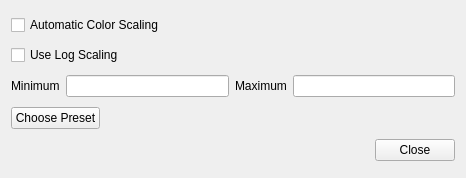
<?xml version="1.0" encoding="UTF-8"?>
<ui version="4.0">
 <class>ColorSelectionDialogClass</class>
 <widget class="QDialog" name="ColorSelectionDialogClass">
  <property name="geometry">
   <rect>
    <x>0</x>
    <y>0</y>
    <width>466</width>
    <height>178</height>
   </rect>
  </property>
  <property name="sizePolicy">
   <sizepolicy hsizetype="Preferred" vsizetype="Fixed">
    <horstretch>0</horstretch>
    <verstretch>0</verstretch>
   </sizepolicy>
  </property>
  <property name="windowTitle">
   <string>Color Options</string>
  </property>
  <layout class="QVBoxLayout" name="verticalLayout">
   <item>
    <widget class="QCheckBox" name="autoColorScaleCheckBox">
     <property name="text">
      <string>Automatic Color Scaling</string>
     </property>
    </widget>
   </item>
   <item>
    <widget class="QCheckBox" name="useLogScaleCheckBox">
     <property name="text">
      <string>Use Log Scaling</string>
     </property>
    </widget>
   </item>
   <item>
    <layout class="QHBoxLayout" name="horizontalLayout">
     <item>
      <widget class="QLabel" name="minValLabel">
       <property name="text">
        <string>Minimum</string>
       </property>
       <property name="buddy">
        <cstring>minValLineEdit</cstring>
       </property>
      </widget>
     </item>
     <item>
      <widget class="QLineEdit" name="minValLineEdit">
       <property name="maxLength">
        <number>15</number>
       </property>
      </widget>
     </item>
     <item>
      <widget class="QLabel" name="maxValLabel">
       <property name="text">
        <string>Maximum</string>
       </property>
       <property name="buddy">
        <cstring>maxValLineEdit</cstring>
       </property>
      </widget>
     </item>
     <item>
      <widget class="QLineEdit" name="maxValLineEdit">
       <property name="maxLength">
        <number>15</number>
       </property>
      </widget>
     </item>
    </layout>
   </item>
   <item>
    <layout class="QHBoxLayout" name="horizontalLayout_2">
     <item>
      <widget class="QPushButton" name="presetButton">
       <property name="text">
        <string>Choose Preset</string>
       </property>
       <property name="autoDefault">
        <bool>false</bool>
       </property>
      </widget>
     </item>
     <item>
      <spacer name="horizontalSpacer">
       <property name="orientation">
        <enum>Qt::Horizontal</enum>
       </property>
       <property name="sizeHint" stdset="0">
        <size>
         <width>40</width>
         <height>20</height>
        </size>
       </property>
      </spacer>
     </item>
    </layout>
   </item>
   <item>
    <layout class="QHBoxLayout" name="horizontalLayout_3">
     <item>
      <spacer name="horizontalSpacer_2">
       <property name="orientation">
        <enum>Qt::Horizontal</enum>
       </property>
       <property name="sizeHint" stdset="0">
        <size>
         <width>40</width>
         <height>20</height>
        </size>
       </property>
      </spacer>
     </item>
     <item>
      <widget class="QPushButton" name="closeButton">
       <property name="text">
        <string>Close</string>
       </property>
       <property name="autoDefault">
        <bool>false</bool>
       </property>
      </widget>
     </item>
    </layout>
   </item>
  </layout>
 </widget>
 <tabstops>
  <tabstop>autoColorScaleCheckBox</tabstop>
  <tabstop>useLogScaleCheckBox</tabstop>
  <tabstop>minValLineEdit</tabstop>
  <tabstop>maxValLineEdit</tabstop>
  <tabstop>presetButton</tabstop>
  <tabstop>closeButton</tabstop>
 </tabstops>
 <resources/>
 <connections>
  <connection>
   <sender>closeButton</sender>
   <signal>clicked()</signal>
   <receiver>ColorSelectionDialogClass</receiver>
   <slot>reject()</slot>
   <hints>
    <hint type="sourcelabel">
     <x>455</x>
     <y>167</y>
    </hint>
    <hint type="destinationlabel">
     <x>175</x>
     <y>189</y>
    </hint>
   </hints>
  </connection>
 </connections>
</ui>
